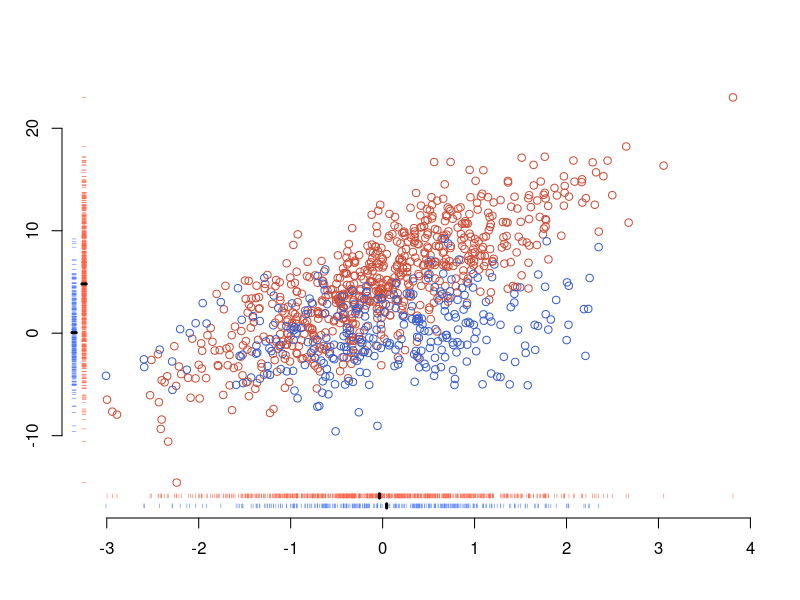

Recreate this plot in R.
#' # Scatterplot with marginal rugs #
#'
#' When we want to compare the distributions of two variables in a scatterplot, sometimes it is hard to see the marginal distributions.
#' To observe the marginal distributions more clearly, we can add "rugs" using the `rug` function.
#' A rug is a one-dimensional density plot drawn on the axis of a plot.

#' Let's start with some data for two groups.
set.seed(1)
x1 <- rnorm(1000)
x2 <- rbinom(1000,1,.7)
y <- x1 + 5*x2 + 3*(x1*x2) + rnorm(1000,0,3)

#' We can plot the scatterplot for each group separately in red and blue.
plot(x1[x2==1], y[x2==1], col='tomato3',
    xaxt='n', yaxt='n', xlab='', ylab='', bty='n')
points(y[x2==0]~x1[x2==0], col='royalblue3')

#' We can then add some marginal "rugs" to each side. We could do this for all the data or separately for each group.
#' To do it separately for each group, we need to specify the `line` parameter so that the rugs don't overwrite each other.
#' x-axis rugs for each group
rug(x1[x2==1], side=1, line=0, col='tomato1', tck=.01)
rug(x1[x2==0], side=1, line=.5, col='royalblue1', tck=.01)
#' y-axis rugs for each group
rug(y[x2==1], side=2, line=0, col='tomato1', tck=.01)
rug(y[x2==0], side=2, line=.5, col='royalblue1', tck=.01)
#' Note: The `tck` parameter specifies how tall the rug is. A shorter rug uses less ink to communicate the same information.
#' Then we can add some axes a little farther out than they normally would be on the plot:s
axis(1, line=1)
axis(2, line=1)

#' We might also want to add some more descriptives to the plot. For example, the marginal means for each group:
#' means(on x-axis rugs)
Axis(at=mean(x1[x2==1]),side=1, line=0, labels='', col='black', lwd.ticks=3, tck=0.01)
Axis(at=mean(x1[x2==0]),side=1, line=.5, labels='', col='black', lwd.ticks=3, tck=0.01)
#' means(on y-axis rugs)
Axis(at=mean(y[x2==1]),side=2, line=0, labels='', col='black', lwd.ticks=3, tck=0.01)
Axis(at=mean(y[x2==0]),side=2, line=.5, labels='', col='black', lwd.ticks=3, tck=0.01)
#' As should be clear, the means of `x1` are similar in both groups, but the means of `y` in each group differ considerably.
#' By combining the scatterplot with the rug, we are able to communicate considerable information with little ink.
